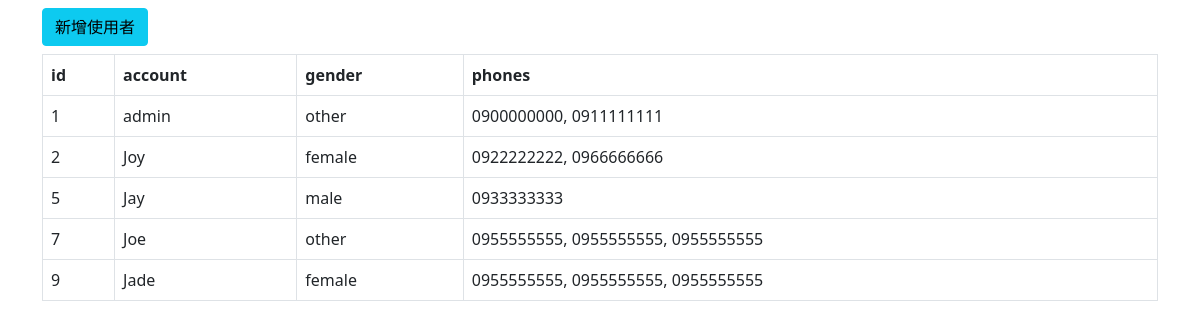
The page /user-list2.php on the database its author committed.
### tables this page shows
CREATE TABLE `users` (
  `id` int(4) UNSIGNED NOT NULL,
  `account` varchar(30) NOT NULL,
  `password` varchar(50) NOT NULL,
  `gender` varchar(10) NOT NULL,
  `phones` varchar(50) NOT NULL,
  `create_time` datetime NOT NULL,
  `valid` tinyint(4) NOT NULL
);

### user-list2.php (the view, shortened to what this page needs)
<?php
require_once("db_connect.php");
$sql="SELECT * FROM users";
$result = $conn->query($sql);
?>
<!doctype html>
<html lang="en">
  <head>
    <link rel="stylesheet" href="https://cdn.jsdelivr.net/npm/bootstrap@5.0.2/dist/css/bootstrap.min.css">
  </head>
  <body>
      <div class="container">
          <div class="py-2">
              <a href="create-user.php" class="btn btn-info">新增使用者</a>
          </div>
          <?php
            $data=$result->fetch_all(MYSQLI_ASSOC);
          ?>
          <table class="table table-bordered">
              <thead>
                  <tr>
                      <th>id</th>
                      <th>account</th>
                      <th>gender</th>
                      <th>phones</th>
                  </tr>
              </thead>
              <tbody>
                  <?php
                  if ($result->num_rows > 0):
                    foreach($data as $row):
                      ?>
                  <tr>
                      <td><?=$row["id"]?></td>
                      <td><?=$row["account"]?></td>
                      <td><?=$row["gender"]?></td>
                      <td><?=$row["phones"]?></td>
                  </tr>
                  <?php endforeach; ?>
                <?php else: ?>
                    <tr>
                        <td colspan="4">沒有資料</td>
                    </tr>
                <?php endif; ?>
              </tbody>
          </table>
      </div>
  </body>
</html>

### rows shown on the page
users: id "1", account "admin", gender "other", phones "0900000000, 0911111111"
users: id "2", account "Joy", gender "female", phones "0922222222, 0966666666"
users: id "5", account "Jay", gender "male", phones "0933333333"
users: id "7", account "Joe", gender "other", phones "0955555555, 0955555555, 0955555555"
users: id "9", account "Jade", gender "female", phones "0955555555, 0955555555, 0955555555"
